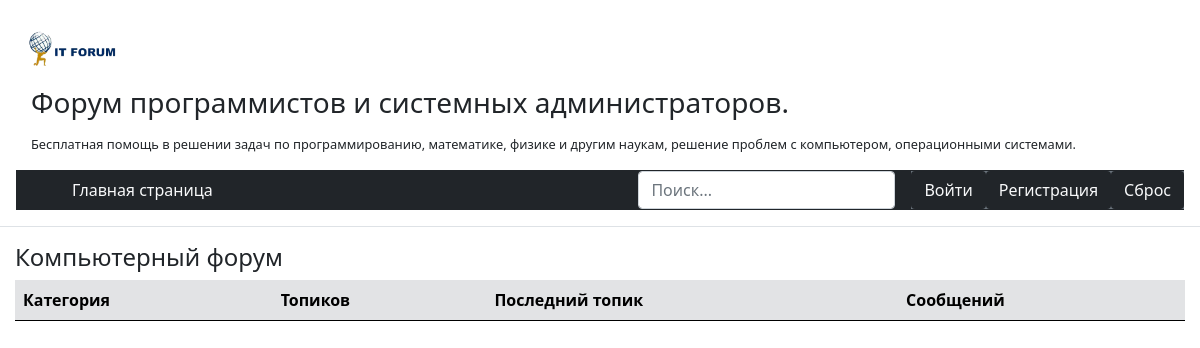
Before: / with the older database file.
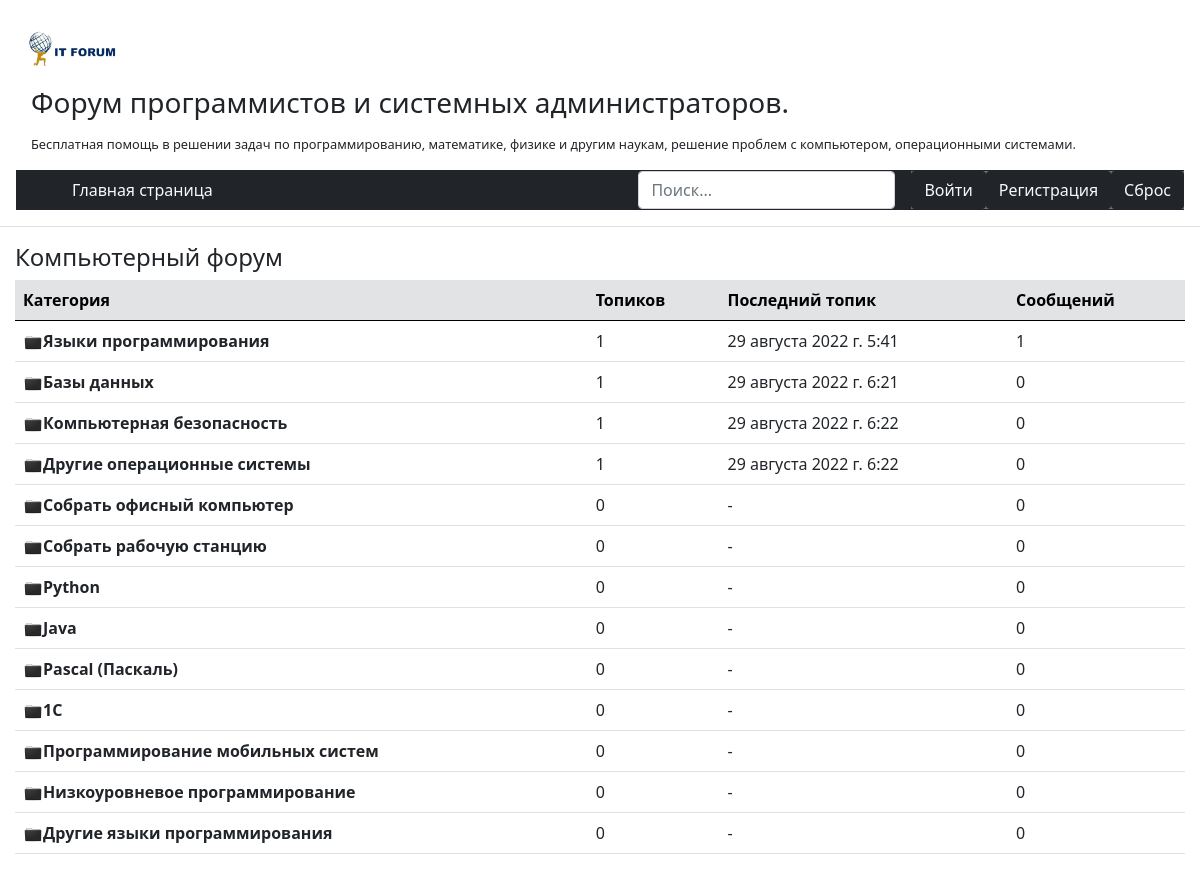
After: the same page with the newer database file.
### forumBase/models.py (models this page shows, shortened)
class Category(models.Model):
    name = models.CharField(max_length=100, verbose_name='Наименование', null=False, default='Без наименование')
    class Meta:
        ordering = ['name']

### forumBase/views.py (the view)
# urls.py: 2. Add a URL to urlpatterns:  path('', Home.as_view(), name='home')
class Home(ListView):
    model = Category
    template_name = 'pages/home.html'
    context_object_name = 'categories'
    def get_queryset(self):
        return Category.objects.all().annotate(count_message=Count('topics__messagees'),
                                               lastpub=Max('topics__DateOfCreation'))

### templates/pages/home.html
{% extends 'pages/_base.html' %}
{% block content %}
<h4 class="headerss">Компьютерный форум</h4>
<div class="table-responsive headerss" >
<table class="table">
  <thead class="table-secondary">
    <tr>
      <th scope="col">Категория</th>
      <th scope="col">Топиков</th>
      <th scope="col">Последний топик</th>
      <th scope="col">Сообщений</th>
    </tr>
  </thead>
  <tbody class="table-striped table-hover">
    {% for category in categories %}
    <tr>
      <th><img class='folder' src="static/img/folder.png" width="35px">{{category.name}}</th>
      <td>{{category.topics.count}}</td>
      {% if category.lastpub == None %}
      <td>-</td>
      {% else %}
      <td>{{category.lastpub}}</td>
      {% endif %}
      <td>{{category.count_message}}</td>
    </tr>
    {% endfor %}
  </tbody>
</table>
</div>
{% endblock content %}

### templates/pages/_base.html (shortened to what this page needs)
<!DOCTYPE html>
{% load static %}
<html lang="en">
<head>
    <link href="https://cdn.jsdelivr.net/npm/bootstrap@5.0.2/dist/css/bootstrap.min.css" rel="stylesheet">
    <link rel="stylesheet" href="{% static 'css/style.css'%}">
</head>
<body>
  <header class="p-3 mb-3 border-bottom">
      <div class="d-flex flex-wrap align-items-center justify-content-center justify-content-lg-start">
          <img class='logo' src="{% static 'img/logo.png' %}"/>
          <div class ='headerss'>
              <h3>Форум программистов и системных администраторов.</h3>
            <p class="main">Бесплатная помощь в решении задач по программированию, математике, физике и другим наукам, решение проблем с компьютером, операционными системами.</p>
            </div>
          </div>
    <div class="container-fluidr bg-dark">
      <div class="d-flex flex-wrap align-items-center justify-content-center justify-content-lg-start">
        <a href="/" class="d-flex align-items-center mb-2 mb-lg-0 text-dark text-decoration-none">
          <svg class="bi me-2" width="40" height="32" role="img" aria-label="Bootstrap"><use xlink:href="#bootstrap"/></svg>
        </a>
        <ul class="nav col-12 col-lg-auto me-lg-auto mb-2 justify-content-center mb-md-0">
          <li><a href="{% url 'home' %}" class="nav-link px-2 text-light">Главная страница</a></li>
        </ul>
        <form class="col-12 col-lg-auto mb-3 mb-lg-0 me-lg-3">
          <input type="search" class="form-control" placeholder="Поиск..." aria-label="Поиск по темам">
        </form>
          {% if not user.is_authenticated %}
            <div class="btn-group btn-group-toggle bg-dark" data-toggle="buttons">
                <label class="btn-secondary">
                  <a class="btn text-light bg-dark" data-toggle="button" aria-pressed="false" autocomplete="off" href="{% url 'account_login' %}"> Войти </a>
                </label>
                <label class="btn-secondary">
                  <a class="btn text-light bg-dark" data-toggle="button" aria-pressed="false" autocomplete="off" href = "{% url 'account_signup' %}"> Регистрация </a>
                </label>
                <label class="btn-secondary">
                  <a class="btn text-light bg-dark" data-toggle="button" aria-pressed="false" autocomplete="off" href = "{% url 'account_reset_password' %}">Сброс</a>
                </label>
            </div>
          {% else %}
           <div class="btn-group btn-group-toggle bg-dark" data-toggle="buttons">
                <label class="btn-secondary">
                  <a class="btn text-light bg-dark" data-toggle="button" aria-pressed="false" autocomplete="off" href="{% url 'account_logout' %}"> Выйти </a>
                </label>
                <label class="btn-secondary">
          {% endif%}
      </div>
    </div>
  </header>
{% block content %}
{% endblock content %}
</body>
</html>

### static/css/style.css (style rules this page uses)
.bi { vertical-align: -.125em; fill: currentColor; }
.logo { height:10%; width:10%; }
.main { font-size:80%; margin-top:15px; }
.headerss { margin-left:15px; margin-right:15px; }
.folder { width:20px; }

Changed rows visible on the page:
added Category: name "Языки программирования", topics.count "1", lastpub "29 августа 2022 г. 5:41", count_message "1"
added Category: name "Базы данных", topics.count "1", lastpub "29 августа 2022 г. 6:21", count_message "0"
added Category: name "Компьютерная безопасность", topics.count "1", lastpub "29 августа 2022 г. 6:22", count_message "0"
added Category: name "Другие операционные системы", topics.count "1", lastpub "29 августа 2022 г. 6:22", count_message "0"
added Category: name "Собрать офисный компьютер", topics.count "0", count_message "0"
added Category: name "Собрать рабочую станцию", topics.count "0", count_message "0"
added Category: name "Python", topics.count "0", count_message "0"
added Category: name "Java", topics.count "0", count_message "0"
added Category: name "Pascal (Паскаль)", topics.count "0", count_message "0"
added Category: name "1С", topics.count "0", count_message "0"
added Category: name "Программирование мобильных систем", topics.count "0", count_message "0"
added Category: name "Низкоуровневое программирование", topics.count "0", count_message "0"
added Category: name "Другие языки программирования", topics.count "0", count_message "0"
